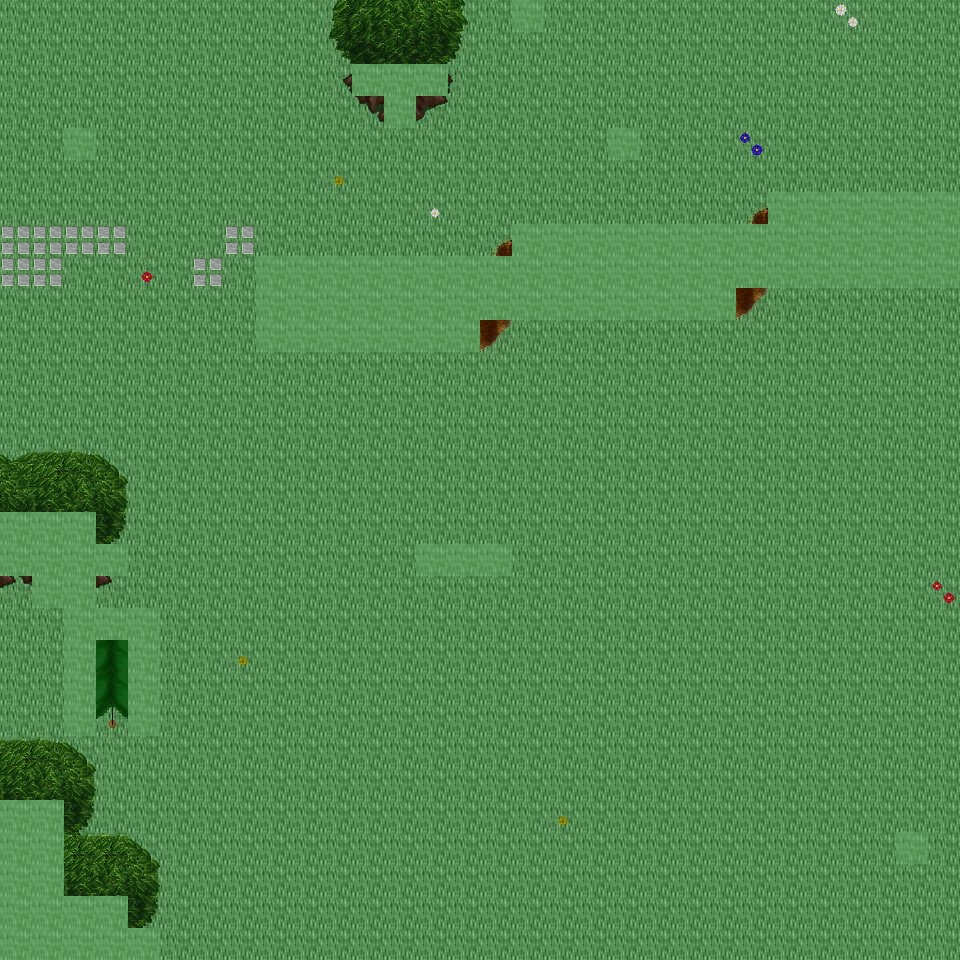

A 2D game scene composited from a Tiled map and its tileset images. What follows is a short description and the map's XML, with each tile layer's data collapsed to a summary:
An orthogonal 30x30 tile map with 32x32 px tiles, 6 tile layers (Ground, Object, Object2, Above, ...), 21 tilesets and 5 objects (5x mapExit).

<map version="1.0" orientation="orthogonal" renderorder="right-down" width="30" height="30" tilewidth="32" tileheight="32" nextobjectid="6">
  <tileset firstgid="1" name="tileset_ground_ground" tilewidth="32" tileheight="32" tilecount="33" columns="3">
    <image source="../drawable/tileset_ground_ground.png" width="96" height="352" />
  </tileset>
  <tileset firstgid="34" name="tileset_ground_water_pool" tilewidth="32" tileheight="32" tilecount="72" columns="3">
    <image source="../drawable/tileset_ground_water_pool.png" width="96" height="768" />
  </tileset>
  <tileset firstgid="106" name="tileset_ground_ridge_earth_dark" tilewidth="32" tileheight="32" tilecount="96" columns="12">
    <image source="../drawable/tileset_ground_ridge_earth_dark.png" width="384" height="256" />
  </tileset>
  <tileset firstgid="202" name="tileset_ground_grass_edges" tilewidth="32" tileheight="32" tilecount="36" columns="12">
    <image source="../drawable/tileset_ground_grass_edges.png" width="384" height="96" />
  </tileset>
  <tileset firstgid="238" name="tileset_ground_earth_edges" tilewidth="32" tileheight="32" tilecount="18" columns="6">
    <image source="../drawable/tileset_ground_earth_edges.png" width="192" height="96" />
  </tileset>
  <tileset firstgid="256" name="tileset_ground_grass_corners" tilewidth="32" tileheight="32" tilecount="24" columns="6">
    <image source="../drawable/tileset_ground_grass_corners.png" width="192" height="128" />
  </tileset>
  <tileset firstgid="280" name="tileset_plant_flower_daisy_blue" tilewidth="32" tileheight="32" tilecount="8" columns="2">
    <image source="../drawable/tileset_plant_flower_daisy_blue.png" width="64" height="128" />
  </tileset>
  <tileset firstgid="288" name="tileset_plant_flower_daisy_yellow" tilewidth="32" tileheight="32" tilecount="8" columns="2">
    <image source="../drawable/tileset_plant_flower_daisy_yellow.png" width="64" height="128" />
  </tileset>
  <tileset firstgid="296" name="tileset_plant_bush_bushes" tilewidth="32" tileheight="32" tilecount="10" columns="5">
    <image source="../drawable/tileset_plant_bush_bushes.png" width="160" height="64" />
  </tileset>
  <tileset firstgid="306" name="tileset_plant_flower_daisy_red" tilewidth="32" tileheight="32" tilecount="8" columns="2">
    <image source="../drawable/tileset_plant_flower_daisy_red.png" width="64" height="128" />
  </tileset>
  <tileset firstgid="314" name="tileset_plant_flower_daisy_white" tilewidth="32" tileheight="32" tilecount="8" columns="2">
    <image source="../drawable/tileset_plant_flower_daisy_white.png" width="64" height="128" />
  </tileset>
  <tileset firstgid="322" name="tileset_logic_collision" tilewidth="32" tileheight="32" tilecount="1" columns="1">
    <image source="../drawable/tileset_logic_collision.png" width="32" height="32" />
  </tileset>
  <tileset firstgid="323" name="tileset_plant_tree_tree_green" tilewidth="32" tileheight="32" tilecount="88" columns="8">
    <image source="../drawable/tileset_plant_tree_tree_green.png" width="256" height="352" />
  </tileset>
  <tileset firstgid="411" name="tileset_building_castle" tilewidth="32" tileheight="32" tilecount="320" columns="20">
    <image source="../drawable/tileset_building_castle.png" width="640" height="512" />
  </tileset>
  <tileset firstgid="731" name="tileset_object_tent" tilewidth="32" tileheight="32" tilecount="9" columns="3">
    <image source="../drawable/tileset_object_tent.png" width="96" height="96" />
  </tileset>
  <tileset firstgid="740" name="tileset_logic_item_sheepfood" tilewidth="32" tileheight="32" tilecount="1" columns="1">
    <image source="../drawable/tileset_logic_item_sheepfood.png" width="32" height="32" />
  </tileset>
  <tileset firstgid="741" name="tileset_logic_creature_fairy" tilewidth="32" tileheight="32" tilecount="4" columns="4">
    <image source="../drawable/tileset_logic_creature_fairy.png" width="128" height="32" />
  </tileset>
  <tileset firstgid="745" name="tileset_logic_item_resources" tilewidth="32" tileheight="32" tilecount="6" columns="6">
    <image source="../drawable/tileset_logic_item_resources.png" width="192" height="32" />
  </tileset>
  <tileset firstgid="751" name="tileset_logic_portal" tilewidth="32" tileheight="32" tilecount="24" columns="8">
    <image source="../drawable/tileset_logic_portal.png" width="256" height="96" />
  </tileset>
  <tileset firstgid="775" name="tileset_ground_green_paving" tilewidth="32" tileheight="32" tilecount="18" columns="3">
    <image source="../drawable/tileset_ground_green_paving.png" width="96" height="192" />
  </tileset>
  <tileset firstgid="793" name="tileset_logic_protection" tilewidth="32" tileheight="32" tilecount="2" columns="2">
    <image source="../drawable/tileset_logic_protection.png" width="64" height="32" />
  </tileset>
  <layer name="Ground" width="30" height="30">
    <data>[900 cells, 900 non-empty, 1 distinct tile ids]</data>
  </layer>
  <layer name="Object" width="30" height="30">
    <data>[900 cells, 121 non-empty, 38 distinct tile ids]</data>
  </layer>
  <layer name="Object2" width="30" height="30">
    <data>[900 cells, 0 non-empty, 0 distinct tile ids]</data>
  </layer>
  <layer name="Above" width="30" height="30">
    <data>[900 cells, 53 non-empty, 30 distinct tile ids]</data>
  </layer>
  <layer name="Above2" width="30" height="30">
    <data>[900 cells, 2 non-empty, 1 distinct tile ids]</data>
  </layer>
  <layer name="Walkable" width="30" height="30">
    <data>[900 cells, 108 non-empty, 1 distinct tile ids]</data>
  </layer>
  <objectgroup name="MapEvents">
    <object id="1" name="north" type="mapExit" x="0" y="0" width="512" height="32">
      <properties>
        <property name="map" value="level_0_x106_y111" />
        <property name="x" value="0" />
        <property name="y" value="28" />
      </properties>
    </object>
    <object id="2" name="north2" type="mapExit" x="544" y="0" width="416" height="32">
      <properties>
        <property name="map" value="level_0_x106_y111" />
        <property name="x" value="17" />
        <property name="y" value="28" />
      </properties>
    </object>
    <object id="3" name="south" type="mapExit" x="160" y="928" width="800" height="32">
      <properties>
        <property name="map" value="level_0_x106_y113" />
        <property name="x" value="5" />
        <property name="y" value="1" />
      </properties>
    </object>
    <object id="4" name="west" type="mapExit" x="0" y="0" width="32" height="512">
      <properties>
        <property name="map" value="level_0_x105_y112" />
        <property name="x" value="28" />
        <property name="y" value="0" />
      </properties>
    </object>
    <object id="5" name="west2" type="mapExit" x="0" y="576" width="32" height="224">
      <properties>
        <property name="map" value="level_0_x105_y112" />
        <property name="x" value="28" />
        <property name="y" value="18" />
      </properties>
    </object>
  </objectgroup>
</map>
